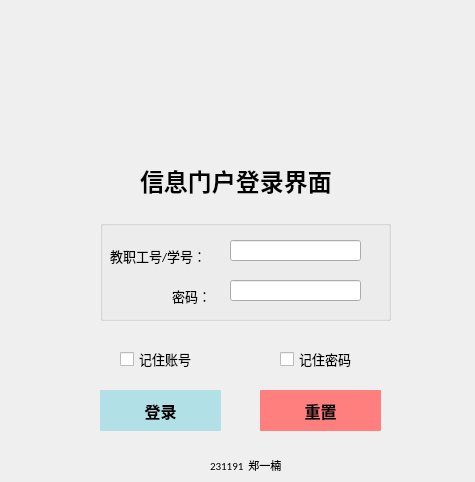
<?xml version="1.0" encoding="UTF-8"?>
<ui version="4.0">
 <class>LogWidget</class>
 <widget class="QDialog" name="LogWidget">
  <property name="geometry">
   <rect>
    <x>0</x>
    <y>0</y>
    <width>475</width>
    <height>482</height>
   </rect>
  </property>
  <property name="windowTitle">
   <string>Dialog</string>
  </property>
  <property name="styleSheet">
   <string notr="true">#LogWidget{background-image: url(:/img/back2.png);}</string>
  </property>
  <widget class="QPushButton" name="btn_clear">
   <property name="geometry">
    <rect>
     <x>260</x>
     <y>390</y>
     <width>121</width>
     <height>41</height>
    </rect>
   </property>
   <property name="font">
    <font>
     <family>Calibri</family>
     <pointsize>12</pointsize>
     <weight>75</weight>
     <bold>true</bold>
    </font>
   </property>
   <property name="styleSheet">
    <string notr="true">QPushButton { background-color: rgb(255, 126, 126); border-radius: 1px; color: rgb(0, 0, 0); color:black} QPushButton:hover { background-color: rgb(255,58,58); }</string>
   </property>
   <property name="text">
    <string>重置</string>
   </property>
  </widget>
  <widget class="QLabel" name="hist">
   <property name="geometry">
    <rect>
     <x>140</x>
     <y>160</y>
     <width>251</width>
     <height>41</height>
    </rect>
   </property>
   <property name="font">
    <font>
     <family>Calibri</family>
     <pointsize>18</pointsize>
     <weight>75</weight>
     <bold>true</bold>
    </font>
   </property>
   <property name="text">
    <string>信息门户登录界面</string>
   </property>
  </widget>
  <widget class="QCheckBox" name="check_name">
   <property name="geometry">
    <rect>
     <x>120</x>
     <y>350</y>
     <width>101</width>
     <height>18</height>
    </rect>
   </property>
   <property name="font">
    <font>
     <family>Calibri</family>
     <pointsize>10</pointsize>
    </font>
   </property>
   <property name="text">
    <string>记住账号</string>
   </property>
  </widget>
  <widget class="QCheckBox" name="check_pw">
   <property name="geometry">
    <rect>
     <x>280</x>
     <y>350</y>
     <width>101</width>
     <height>18</height>
    </rect>
   </property>
   <property name="font">
    <font>
     <family>Calibri</family>
     <pointsize>10</pointsize>
    </font>
   </property>
   <property name="text">
    <string>记住密码</string>
   </property>
  </widget>
  <widget class="QGroupBox" name="groupBox">
   <property name="geometry">
    <rect>
     <x>100</x>
     <y>220</y>
     <width>291</width>
     <height>101</height>
    </rect>
   </property>
   <property name="title">
    <string/>
   </property>
   <widget class="QLabel" name="hist_2">
    <property name="geometry">
     <rect>
      <x>10</x>
      <y>20</y>
      <width>141</width>
      <height>31</height>
     </rect>
    </property>
    <property name="font">
     <font>
      <family>Calibri</family>
      <pointsize>10</pointsize>
      <weight>50</weight>
      <bold>false</bold>
     </font>
    </property>
    <property name="text">
     <string>教职工号/学号：</string>
    </property>
   </widget>
   <widget class="QLabel" name="hist_3">
    <property name="geometry">
     <rect>
      <x>20</x>
      <y>60</y>
      <width>91</width>
      <height>31</height>
     </rect>
    </property>
    <property name="font">
     <font>
      <family>Calibri</family>
      <pointsize>10</pointsize>
      <weight>50</weight>
      <bold>false</bold>
     </font>
    </property>
    <property name="text">
     <string> 密码：</string>
    </property>
    <property name="alignment">
     <set>Qt::AlignRight|Qt::AlignTrailing|Qt::AlignVCenter</set>
    </property>
   </widget>
   <widget class="QLineEdit" name="edit_name">
    <property name="geometry">
     <rect>
      <x>130</x>
      <y>20</y>
      <width>131</width>
      <height>21</height>
     </rect>
    </property>
   </widget>
   <widget class="QLineEdit" name="edit_pw">
    <property name="geometry">
     <rect>
      <x>130</x>
      <y>60</y>
      <width>131</width>
      <height>21</height>
     </rect>
    </property>
   </widget>
  </widget>
  <widget class="QPushButton" name="btn_log">
   <property name="geometry">
    <rect>
     <x>100</x>
     <y>390</y>
     <width>121</width>
     <height>41</height>
    </rect>
   </property>
   <property name="font">
    <font>
     <family>Calibri</family>
     <pointsize>12</pointsize>
     <weight>75</weight>
     <bold>true</bold>
    </font>
   </property>
   <property name="styleSheet">
    <string notr="true">QPushButton { background-color: rgb(177, 225, 231); border-radius: 1px; color: rgb(0, 0, 0); color:black} QPushButton:hover { background-color: rgb(124, 224, 236); }</string>
   </property>
   <property name="text">
    <string>登录</string>
   </property>
  </widget>
  <widget class="QLabel" name="hist_4">
   <property name="geometry">
    <rect>
     <x>210</x>
     <y>450</y>
     <width>91</width>
     <height>31</height>
    </rect>
   </property>
   <property name="font">
    <font>
     <family>Calibri</family>
     <pointsize>8</pointsize>
     <weight>50</weight>
     <bold>false</bold>
    </font>
   </property>
   <property name="text">
    <string>231191  郑一楠</string>
   </property>
  </widget>
 </widget>
 <resources/>
 <connections/>
</ui>
